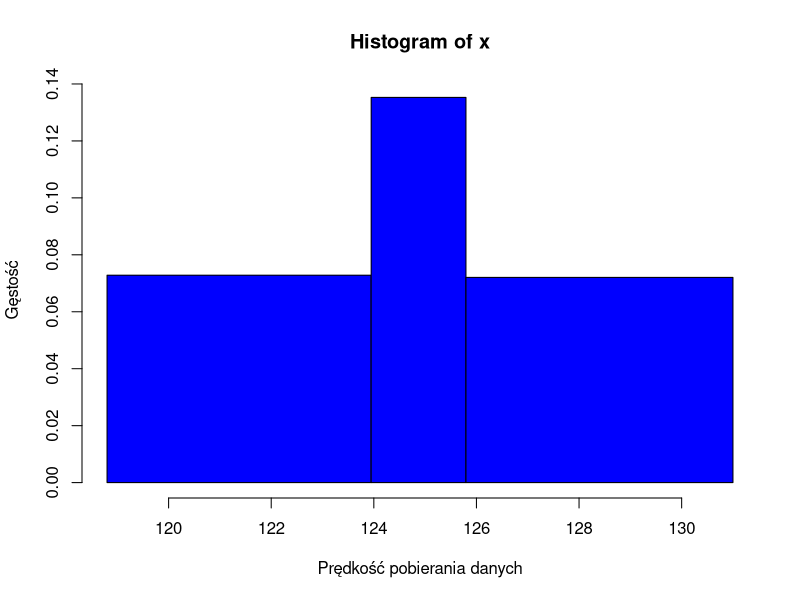
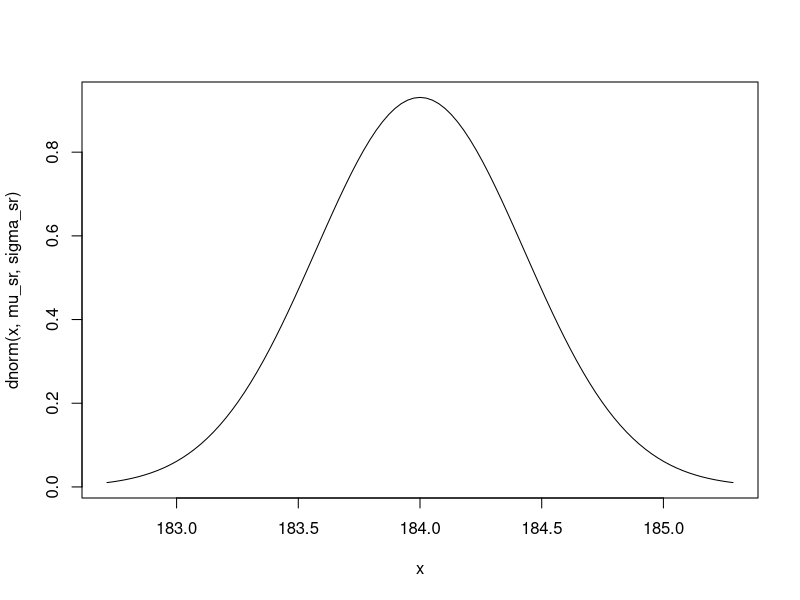
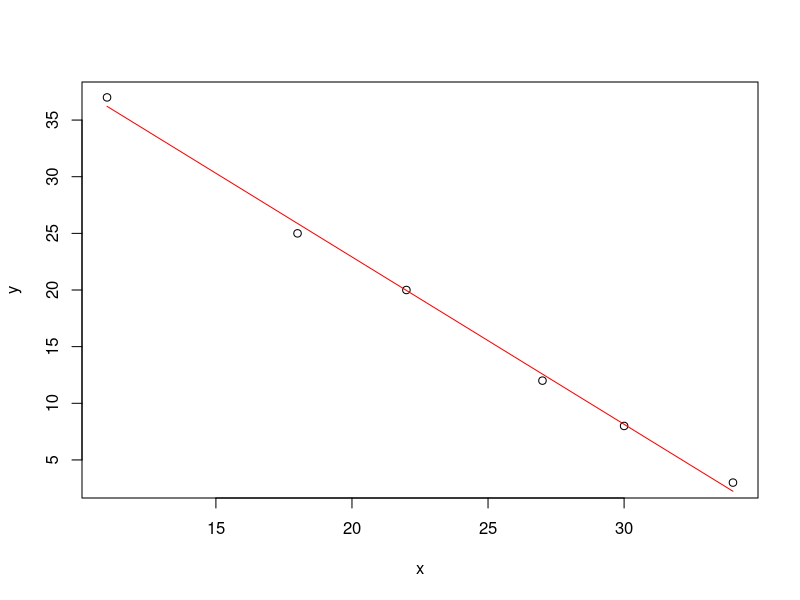
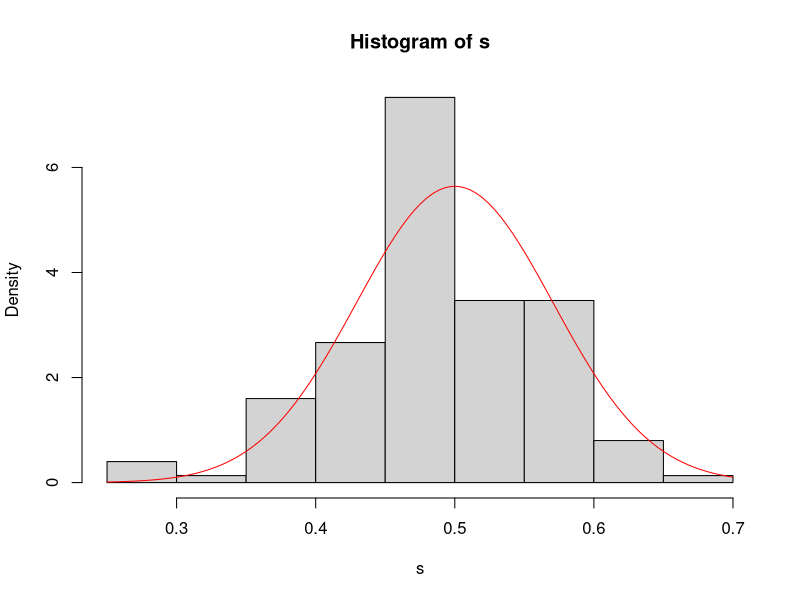

Reproduce these figures in R, in order.
#1
cat("-----\nZadanie 1\n")
x <- c(120.5, 126.9, 124.5, 131.0, 118.8, 123.7, 126.1, 125.3)
png("./img/powtorka_zad1.png")
hist(x, col = "blue",
     breaks = c(min(x), quantile(x, 0.33), quantile(x, 0.66),  max(x)),
     xlab = "Prędkość pobierania danych",
     ylab = "Gęstość")
dev.off()

#2
# Rozkład dwumianowy
cat("-----\nZadanie 2\n")
n <- 4
p <- 0.8
dbinom(0, n, p)
dbinom(1, n, p)
dbinom(2, n, p)
dbinom(3, n, p)
dbinom(4, n, p)

# Prawdopodobieństwo P(X >= 3) = 1 - P(X<3) = 1 - P(X <= 2)
1 - pbinom(2, n, p)

# Prawdopodobieństwo P(X <= 2)
pbinom(2, n, p)

#3
cat("-----\nZadanie 3\n")
# X sr ~ N(mu, sigma / sqrt(n))
mu <- 184
sigma <- 3
n <- 49
mu_sr <- mu
sigma_sr <- sigma / sqrt(n)

# P(x sr <= 183)
pnorm(183, mu_sr, sigma_sr)

png("./img/powtorka_zad3.png")
curve(dnorm(x, mu_sr, sigma_sr),
            xlim = c(mu_sr - 3 * sigma_sr, mu_sr + 3 * sigma_sr))
dev.off()

#4
library("TeachingDemos")
cat("-----\nZadanie 4\n")
x <- c(2.87, 2.74, 2.71, 2.92, 2.98, 2.83, 2.80, 2.77, 2.89)

#a
# t.test - średnia (sigma nieznana)
# z.test - średnia (sigma znana) / BSDA / TeachingDemos
# prop.test - struktura
# sigma.test - wariancja (I pop) / TeachingDemos
# var.test - wariancja (II pop)
t.test(x, conf.level = 0.95)

# Z 95% ufnościa możemy stwierdzić, że przedział ufności
# (2.77, 2.90) [m/s], pokrywa nieznaną średnią prędkość maksymalną samochodzików

#b
sigma.test(x, conf.level = 0.95)

# Z 95% ufnościa możemy stwierdzić, że przedział ufności
# (0.0036, 0.0287) [m/s]^2, pokrywa nieznaną wariancje
# prędkość maksymalną samochodzików

#5
cat("-----\nZadanie 5\n")
x <- c(77, 74, 81, 78, 79, 75)

# Hipoteza H0: mu <= 75
# Hipoteza H1: mu > 75
z.test(x, mu = 75, stdev = 2, alternative = "greater", conf.level = 0.9)

# p value = 0.0021 < 0.1
# Na poziomie istotności 0.1 odrzucamy H0 na korzyść H1.
# Zatem średni czas pracy odkurzacza jest zadowalający.

#6
cat("-----\nZadanie 6\n")
m1 <- c(3.5, 3.1, 3.3, 3.2, 3.0, 2.9)
m2 <- c(4.0, 3.5, 3.7, 3.8, 3.7, 3.8)

# Hipoteza H0 : sigma1^2 / sigma2^2 == 1
# Hipoteza H1 : sigma1^2 / sigma2^2 ~= 1

var.test(m1, m2, alternative = "two.sided", conf.level = 0.99)

# p value = 0.56 > 0.01
# Na poziomie istotności 0.01, nie mamy podstaw do odrzucenia H0.

#7
cat("-----\nZadanie 7\n")
intel <- c(1.5, 1.6, 1.3, 1.5, 1.7)
amd <- c(1.7, 1.7, 1.5, 1.6, 1.4)
shakti <- c(1.7, 1.8, 1.7, 1.9, 1.9)

#a
# Hipoteza H0 : sigma_intel^2 = sigma_amd^2 = sigma_shakti^2
# Hipoteza H1 : Co najmniej jedna różni się od posoztałych
dane <- c(intel, amd, shakti)
nazwy <- rep(c("intel", "AMD", "shakti"), each = length(amd))
bartlett.test(dane~nazwy)

# p value = 0.76 > 0.05
# Na poziomie istotności 0.05 nie mamy podstaw do odrzucenia H0

#b
# Hipoteza H0 : mu_intel = mu_amd = mu_shakti
# Hipoteza H1 : Co najmniej jedna różni się od posoztałych
summary(aov(dane~nazwy))

# p value = 0.0114 < 0.05
# Na poziomie istotności 0.05 odrzucamy H0 na korzyść H1.
# Co jajmniej jedna średnia czasu uruchomienia komputera
# różni się od pozostałych

#c
# Hipoteza H0 : mu_intel == mu_shakti
# Hipoteza H1 : mu_intel ~= mu_shakti
TukeyHSD(aov(dane~nazwy))

# p value 0.012 < 0.05
# Na poziomie istotności 0.05 odrzucamy H0 na korzyść H1
# Średni czas uruchomienia komputera jest różny
# dla procesorów inter i shakti

#8
cat("-----\nZadanie 8\n")
x <- c(11, 18, 22, 27, 30, 34)
y <- c(37, 25, 20, 12, 8, 3)

#a
png("./img/powtorka_zad8.png")
plot(x, y)

# Z wykresu możemy się sposziewać liniowej korelacji
# Bedzie to relacja ujemna

#b
cor(x, y)

# -0.99, zatem silny związek liniowy.

#c
b1 <- cov(x, y) / var(x)
b0 <- mean(y) - b1 * mean(x)
cat("y =", b0, " + ", b1, " x\n")

# funkcja y = 52.46415  +  -1.477358  x
# Zatem jeżeli temperatura wzrośnie o 1 C
# to czas roztopu zmaleje o 1.4 minut

#d
summary(lm(x~y))

# hipoteza H0 : b1 = 0
# hipoteza H1 : b1 ~= 0
# p-value 3.37e-6 < alpha = 0.05 odrzucamy H0
# Zatem współczynnik b1 jest istotny.
# p-value dla b0 też jest mniejsze od alpha
# zatem b0 też jest istotne.

#e
curve(52.46415 - 1.477358 * x, add = T, col = "red")
dev.off()

#f
# 15.5302
52.46415 - 1.477358 * 25

#g
# 0.9970021 zatem bardzo dobre dopasowanie regresji do danych
cor(x, y) ^ 2

#9
cat("-----\nZadanie 9\n")
s <- c()
for (i in 1:150) {
 x <- rnorm(50, 7, 4)
 s[i] <- length(x[x > 7]) / 50
}
png("./img/powtorka_zad9.png")
hist(s, prob = T)
curve(dnorm(x, 0.5, sqrt(0.5 * 0.5 / 50)), add = T, col = "red")
dev.off()
